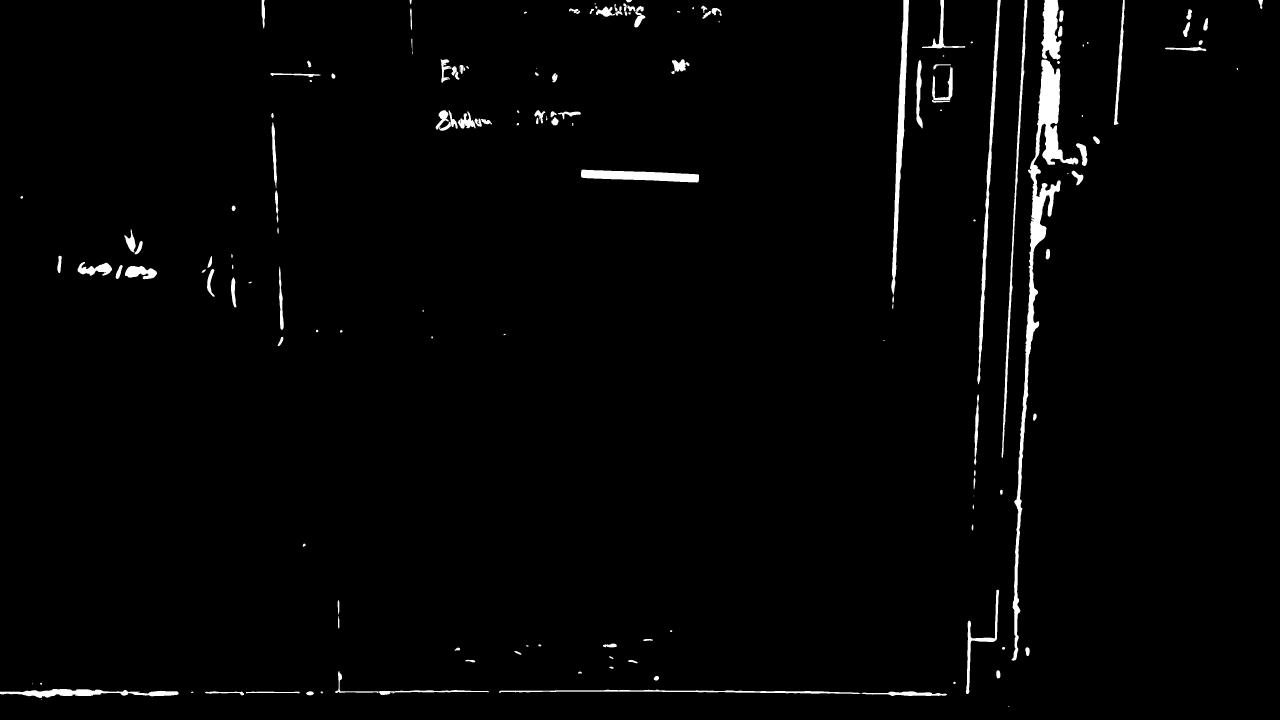
#> input picture mask.jpg, 3840 x 2160 px, found by its file name (shown at 1/3 size)
$ python image_evaluate.py
#> lines starting #> are read from the running program, lines starting #| are printed output that depends on the picture; after the words box and inside, x2 and y2 are one past the last pixel; in counts of white or black regions, pixels touching at a corner belong together
import cv2 as cv
import numpy as np
import os
from os import listdir
import sys
import time
import datetime
from pathlib import Path
import depthai as dai
import os.path

#-----------------------------------------Importing folders and images-----------------------------------------#
#Mask
maskImg = cv.imread('Image-Processing\photos\Test\mask.jpg')  #No tolerance around piece, 1-4 is increasing in tolerance
#> maskImg is the input picture: shape (2160, 3840, 3); min 0, max 255, mean 4.9

#Standard
refImg = cv.imread('Image-Processing\photos\Test\Reference\STANDARD.jpg')
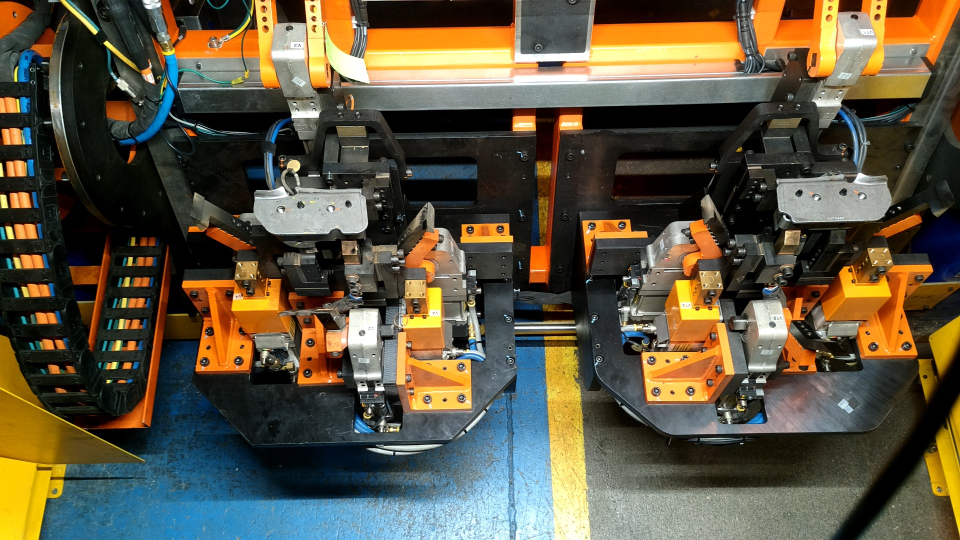
#> input picture Contour/STANDARD.jpg, 1920 x 1080 px, found by its file name (shown at 1/2 size)
#> refImg is the input picture: shape (1080, 1920, 3); mean B, G, R 65.3, 86, 94.4

#References
refDirectory = 'Image-Processing\photos\Test\Reference'

#Faults
faultDirectory = 'Image-Processing\photos\Test\Fault'

#Folders
folderDirectories = [refDirectory,faultDirectory]

#-----------------------------------------Configuring Mask, MSE, Filter, Comparison, Report-----------------------------------------#
#Mask
maskImgG = cv.cvtColor(maskImg, cv.COLOR_BGR2GRAY)
(maskThresh, maskImgBW) = cv.threshold(maskImgG, 128, 255, cv.THRESH_BINARY | cv.THRESH_OTSU)
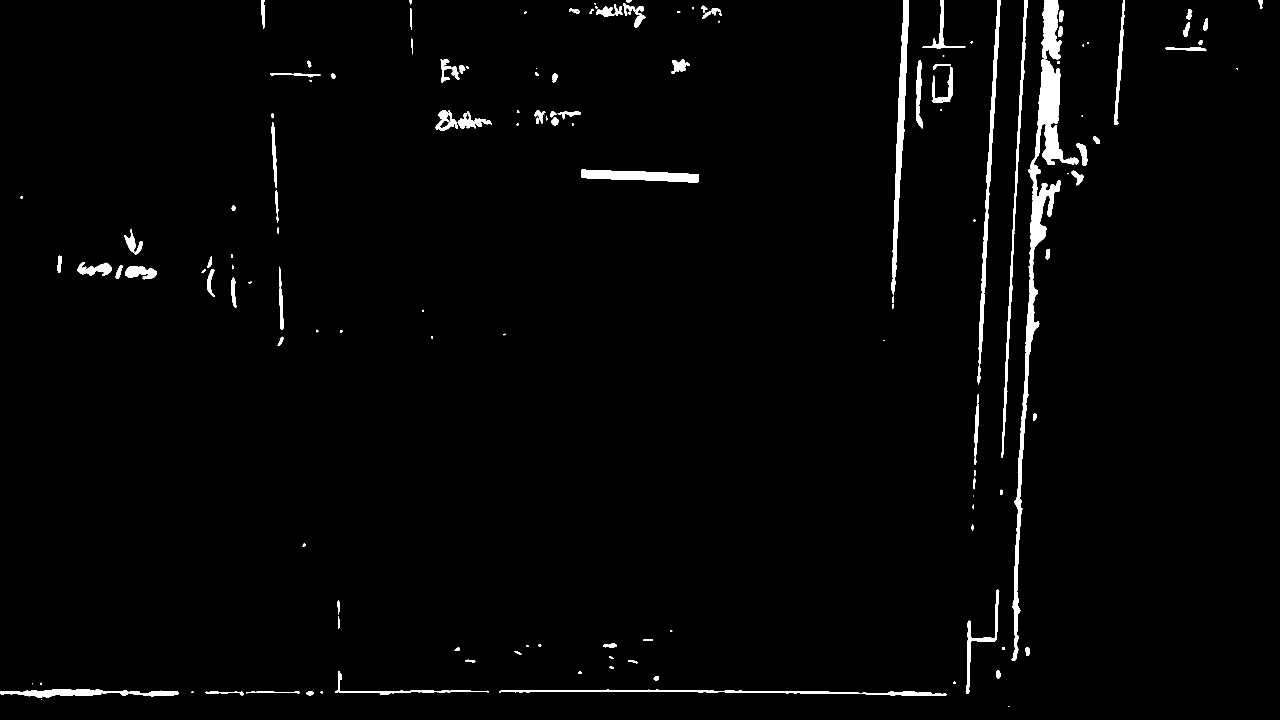
#> maskImgBW: shape (2160, 3840) (shown at 1/3 size); 1.9% white; 157 white regions (16 under 20 px), largest, box (x1, y1, x2, y2) and area: (3035, 179, 3235, 1982) 40674, (2674, 0, 2727, 886) 13217, (2932, 0, 3002, 1154) 10670
#> maskThresh = 8
thresh = 127
maskImgBinary = cv.threshold(maskImgG, maskThresh, 255, cv.THRESH_BINARY)[1]

#Filter
alpha = 3 # Contrast control (rec 1-3)
beta = 0 # Brightness control (rec -300 <-> 300)

refImg = cv.convertScaleAbs(refImg, alpha=alpha, beta=beta)
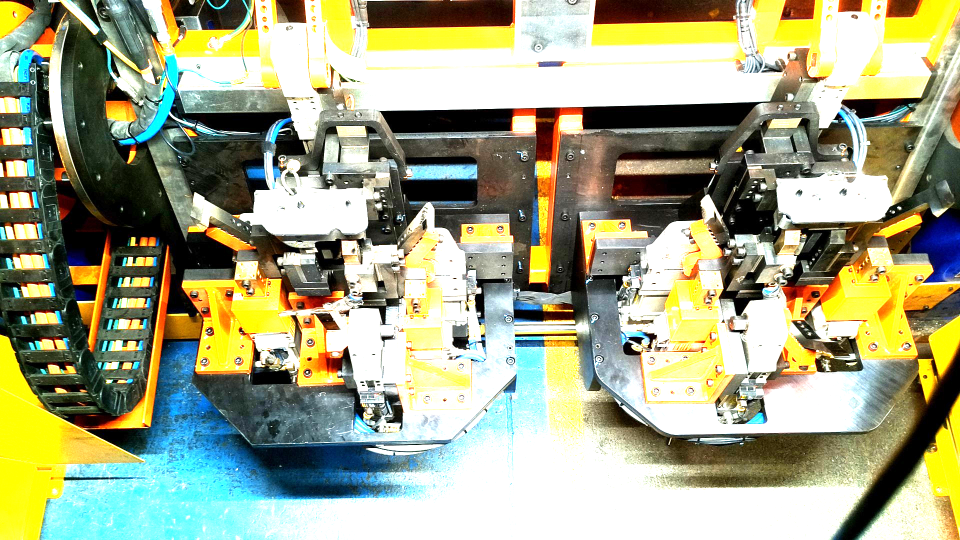
#> refImg: shape (1080, 1920, 3) (shown at 1/2 size); mean B, G, R 133.7, 166.3, 162.4
refImg = cv.cvtColor(refImg, cv.COLOR_BGR2GRAY)
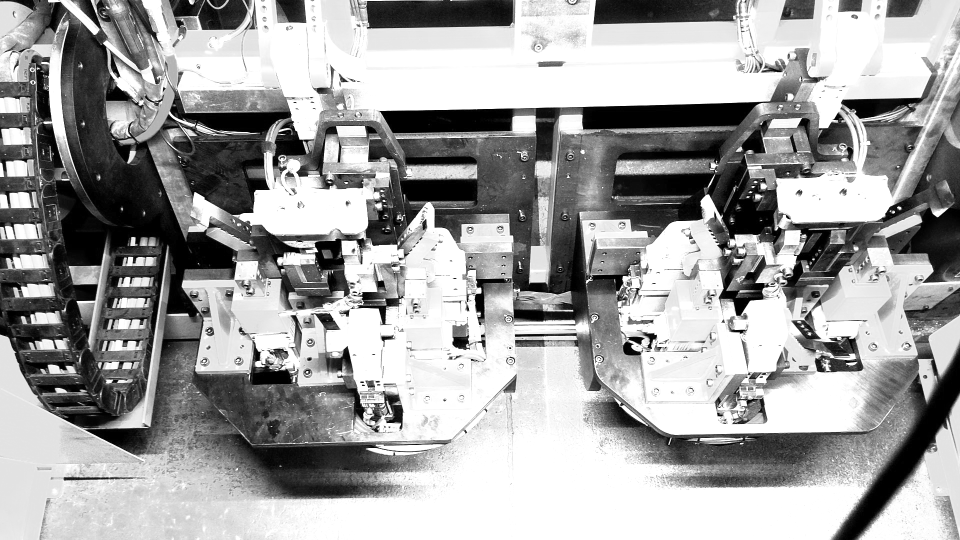
#> refImg: shape (1080, 1920) (shown at 1/2 size); min 0, max 255, mean 161.4

#Standard Mask
#> (the run stopped early here; a loop or call above may not have finished)
